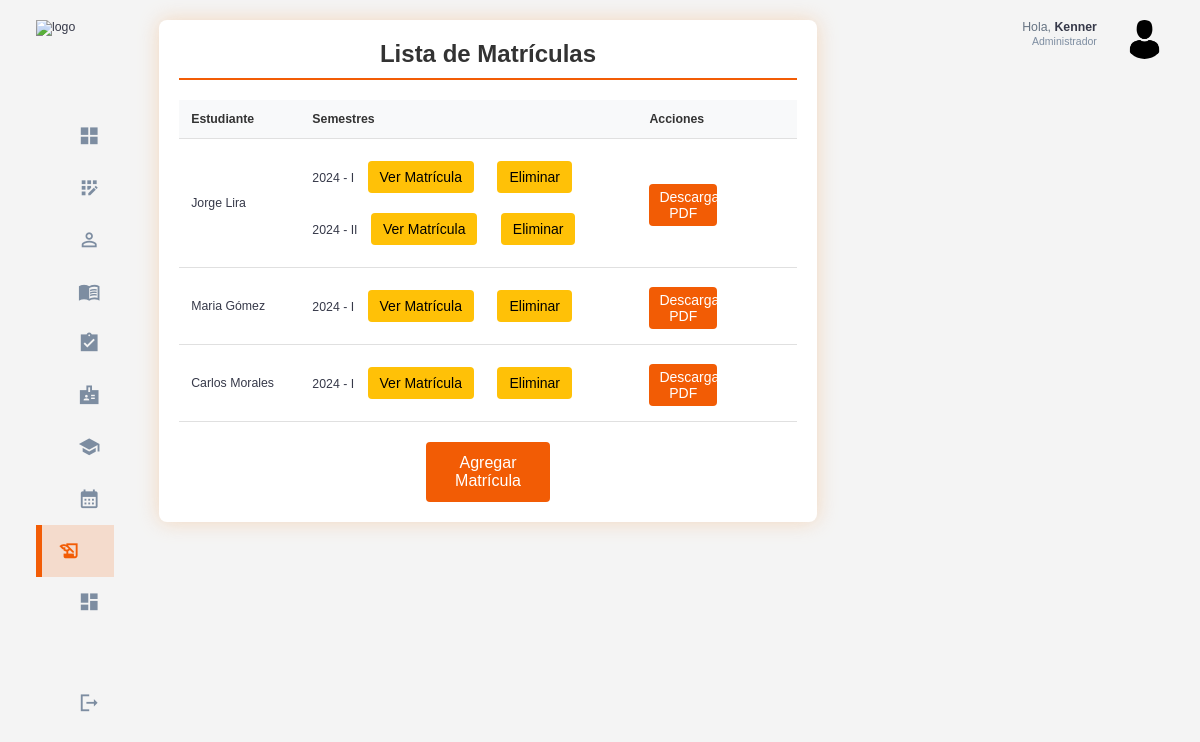
Screenshot of /matriculas/matriculas/ (signed in) with the database file from the repository.
### estudiantes/models.py (models this page shows, shortened)
class InformacionPersonal(models.Model):
    estudiante = models.OneToOneField(Estudiante, on_delete=models.CASCADE)
    dni =  models.CharField(max_length=8,unique= True)
    nombre = models.CharField(max_length=100)
    apellido = models.CharField(max_length=100)
    fecha_nacimiento = models.DateField()

### matriculas/models.py (models this page shows, shortened)
class Matricula(models.Model):
    estudiante = models.ForeignKey(Estudiante, on_delete=models.CASCADE)
    semestre = models.ForeignKey(Semestre, on_delete=models.CASCADE)
    fecha_creacion = models.DateTimeField(default=timezone.now)
    activa = models.BooleanField(default=True)
    class Meta:
        unique_together = ('estudiante', 'semestre')

### semestre/models.py (models this page shows, shortened)
class Semestre(models.Model):
    PERIODO_CHOICES = (
        ('I', 'Primero'),
        ('II', 'Segundo'),
    )
    año = models.PositiveIntegerField()  # Por ejemplo, 2024
    periodo = models.CharField(max_length=2, choices=PERIODO_CHOICES)  # I o II
    fecha_inicio = models.DateField()
    fecha_fin = models.DateField()
    estado = models.BooleanField(default=False)  # Indica si el semestre está activo
    class Meta:
        unique_together = ('año', 'periodo')  # Evita duplicados de año y periodo

### usuarios/models.py (models this page shows, shortened)
class Usuario(AbstractUser):
    id = models.AutoField(primary_key=True)
    rol = models.ForeignKey(Rol, on_delete=models.CASCADE, null=True, blank=False)

### usuarios/decorators.py (the view)
        def _wrapped_view(request, *args, **kwargs):
            if request.user.is_authenticated and (request.user.rol.nombre_rol == role or request.user.rol.is_admin):
                return view_func(request, *args, **kwargs)
            else:
                raise PermissionDenied  # Lanza un error si no tiene el rol correcto

### matriculas/views.py (called while the page is built)
@login_required
@role_required('Administrador')
def listar_matriculas(request):
    matriculas = Matricula.objects.select_related('estudiante', 'semestre').prefetch_related('matriculacurso_set')
    matriculas_info = {}
    for matricula in matriculas:
        estudiante = matricula.estudiante
        info_personal = estudiante.informacionpersonal
        estudiante_nombre = f"{info_personal.nombre} {info_personal.apellido}"
        if estudiante_nombre not in matriculas_info:
            matriculas_info[estudiante_nombre] = {
                'info_personal': info_personal,
                'matriculas': []
            }
        matriculas_info[estudiante_nombre]['matriculas'].append(matricula)
    context = {
        'matriculas_info': matriculas_info
    }
    return render(request, 'matriculas/listar_matriculas.html', context)

### templates/matriculas/listar_matriculas.html (shortened to what this page needs)
{% extends 'base.html' %}
{% load static %}
{% block extra_css %}
    <link rel="stylesheet" href="{% static 'css/student_list.css' %}">
{% endblock %}
{% block content %}
<div class="student-list-container">
    <h2>Lista de Matrículas</h2>
    <div class="table-responsive">
        <table class="student-table">
            <thead>
                <tr>
                    <th>Estudiante</th>
                    <th>Semestres</th>
                    <th>Acciones</th>
                </tr>
            </thead>
            <tbody>
                {% for estudiante, data in matriculas_info.items %}
        <tr>
            <td>{{ data.info_personal.nombre }} {{ data.info_personal.apellido }}</td>
            <td>
                <ul>
                {% for matricula in data.matriculas %}
                    <li>
                        {{ matricula.semestre.año }} - {{ matricula.semestre.periodo }}
                        <a href="{% url 'ver_matricula' matricula.id %}" class="btn-elim btn-edit-elim">Ver Matrícula</a>
                        <form method="POST" action="{% url 'eliminar_matricula' matricula.id %}" style="display:inline;">
                        <button type="submit" onclick="return confirm('¿Estás seguro de que deseas eliminar esta matrícula?')" class="btn-elim btn-edit-elim">Eliminar</button>
                        </form>
                    </li>
                {% endfor %}
                </ul>
            </td>
            <td>
                <a href="{% url 'descargar_pdf' data.matriculas.0.estudiante.id %}" class="btn-2 btn-add-2" >Descargar PDF</a>
            </td>
        </tr>
        {% empty %}
        <tr>
            <td colspan="3">No hay matrículas disponibles.</td>
        </tr>
        {% endfor %}
            </tbody>
        </table>
    </div>
    <a href="{% url 'crear_matricula' %}" class="btn btn-add">Agregar Matrícula</a>
</div>
{% endblock %}

### templates/base.html (shortened to what this page needs)
{% load static %}
<!DOCTYPE html>
<html lang="en">
<head>
    <link rel="stylesheet" href="{% static 'css/base.css' %}">
    {% block extra_css %}{% endblock %}
</head>
<body>
    <div class="container">
        <aside>
            <div class="top">
                <div class="logo">
                    <img src="/static/assets/logo_base.png" alt="logo">
                </div>
            </div>
            <div class="sidebar">
                <a href="{% url 'home_admin' %}" class="active">
                    <span class="material-icons-sharp">grid_view</span>
                </a>
                <a href="{% url 'registrar_usuario' %}" >
                    <span class="material-icons-sharp">app_registration</span>
                </a>
                <a href="{% url 'listar_estudiantes' %}">
                    <span class="material-icons-sharp">person_outline</span>
                </a>
                <a href="{% url 'listar_cursos' %}">
                    <span class="material-icons-sharp">menu_book</span>
                </a>
                <a href="{% url 'listar_estudiantes_historial' %}">
                    <span class="material-icons-sharp">assignment_turned_in</span>
                </a>
                <a href="{% url 'listar_profesores' %}">
                    <span class="material-icons-sharp">badge</span>
                </a>
                <a href="{% url 'listar_semestres' %}">
                    <span class="material-icons-sharp">school</span>
                </a>
                <a href="{% url 'listar_secciones' %}">
                    <span class="material-icons-sharp">calendar_month</span>
                <a href="{% url 'listar_matriculas' %}">
                    <span class="material-icons-sharp">history_edu</span>
                </a>
                <a href="{% url 'estadisticas_generales' %}">
                    <span class="material-icons-sharp">dashboard</span>
                <a href=https://mpago.la/2NvBtDE>
                </a>
                <a href="{% url 'signout' %}">
                    <span class="material-icons-sharp">logout</span>
                </a>
            </div>
        </aside>
        <main>
            {% block content %}
            {% endblock %}
        </main>
        <div class="right">
            <div class="top">
                <div class="profile">
                    <div class="info">
                        <p>Hola, <b>{{ request.user.username }}</b></p>
                        <small class="text-muted">Administrador</small>
                    </div>
                    <div class="profile-photo">
                        <img src="/static/assets/perfil_admin.png" alt="perfil_admin">
                    </div>
                </div>
            </div>
        </div>
    </div>
</body>
</html>

### static/css/base.css (style rules this page uses)
:root { --color-primary: #F25C05; --color-danger: #F26938; --color-success: #41f1b6; --color-warning: #F2A172; --color-white: #fff; --color-info-dark: #7d8da1; --color-info-light: #dce1eb; --color-dark: #363949; --color-light: #f2a1724f; --color-primary-variant: #8f5100; --color-dark-variant: #677483; --color-background: #f6f6f9; --card-border-radius: 2rem; --border-radius-1: 0.4rem; --border-radius-2: 0.8rem; --border-radius-3: 1.2rem; --card-padding: 1.8rem; --padding-1: 1.2rem; --box-shadow: 0 2rem 3rem var(--color-light) }
* { margin: 0; padding: 0; outline: 0; appearance: none; border: 0; text-decoration: none; list-style: none; box-sizing: border-box; }
html { font-size: 14px; }
body { width: 100vw; height: 100vh; font-family: Arial, sans-serif; font-size: 0.88rem; background: var(--color-background); user-select: none; overflow-x: hidden; color: var(--color-dark); }
.container { display: grid; width: 96%; margin: 0 auto; gap: 1.8rem; grid-template-columns: 16rem auto 23rem; }
a { color: var(--color-dark); }
img { display: block; width: 100%; }
h2 { font-size: 1.4rem; }
small { font-size: 0.75rem; }
.profile-photo { width: 2.8rem; height: 2.8rem; border-radius: 50%; overflow: hidden; }
.text-muted { color: var(--color-info-dark); }
p { color: var(--color-dark-variant); }
b { color: var(--color-dark); }
aside { height: 100vh; width: 16rem; }
aside .top { display: flex; align-items: center; justify-content: space-between; margin-top: 1.4rem; }
aside .logo { display: flex; gap: 0.8rem; }
aside .logo img { width: 12.5rem; height: 4.5rem; }
aside .sidebar { display: flex; flex-direction: column; height: 86vh; position: relative; top: 3rem; }
aside .sidebar a { display: flex; color: var(--color-info-dark); margin-left: 2rem; gap: 1rem; align-items: center; position: relative; height: 3.7rem; transition: all 300ms ease; padding: 0 1rem; white-space: nowrap; overflow: hidden; text-overflow: ellipsis; }
aside .sidebar a span { font-size: 1.6rem; transition: all 300ms ease; }
aside .sidebar a:last-child { position: absolute; bottom: 2rem; width: 100%; }
aside .sidebar a.active { background-color: var(--color-light); color: var(--color-primary); margin-left: 0; padding-left: calc(1rem - 3px); }
aside .sidebar a.active:before { content: ''; width: 6px; height: 100%; background: var(--color-primary); position: absolute; left: 0; }
aside .sidebar a.active span { color: var(--color-primary); margin-left: calc(1rem - 3px); }
main { margin-top: 1.4rem; }
.right { margin-top: 1.4rem; }
.right .top { display: flex; justify-content: end; gap: 2rem; }
.right .top .profile { display: flex; gap: 2rem; text-align: right; }
@media screen and (max-width: 1200px) { .container { width: 94%; grid-template-columns: 7rem auto 23rem; } }
@media screen and (max-width: 1200px) { aside .sidebar a { width: 5.6rem; } }
@media screen and (max-width: 1200px) { aside .sidebar a:last-child { position: relative; margin-top: 1.8rem; } }
@media screen and (max-width: 1200px) { aside .logo img { top: 10px; width: 8.2rem; height: 3.5rem; } }

### rows the page displays
InformacionPersonal: info_personal.nombre "Jorge", info_personal.apellido "Lira"
Matricula: semestre.año "2024", semestre.periodo "I"
Matricula: semestre.año "2024", semestre.periodo "II"
InformacionPersonal: info_personal.nombre "Maria", info_personal.apellido "Gómez"
Matricula: semestre.año "2024", semestre.periodo "I"
InformacionPersonal: info_personal.nombre "Carlos", info_personal.apellido "Morales"
Matricula: semestre.año "2024", semestre.periodo "I"
Usuario: user.username "Kenner"
